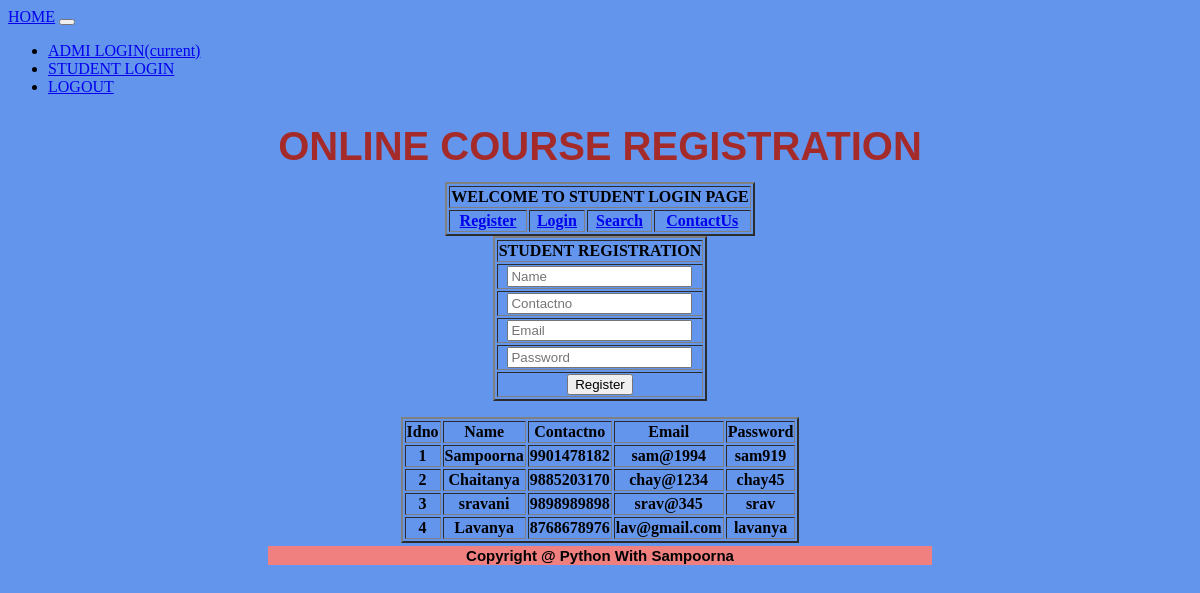
Page /student_register/ on the committed database.
### app8/models.py (models this page shows)
class StudentModel(models.Model):
    Student_Id = models.AutoField(primary_key=True)
    Name = models.CharField(max_length=60)
    Contactno = models.IntegerField(unique=True)
    Email = models.EmailField(max_length=100,unique=True)
    Password = models.CharField(max_length=50)

### app8/views.py (the view)
# urls.py: path('student_register/',views.student_register,name='student_register'),
def student_register(request):
    std = StudentModel.objects.all()
    return render(request,'student_register.html',{'data':std})

### templates/student_register.html (shortened to what this page needs)
{% extends 'common.html' %}
{% block sampoorna %}
    {% include 'student_menu.html' %}
  <form action="{% url 'save_register_student' %}"method="post">
         <table border="2" align="center">
                <tr><th>STUDENT REGISTRATION</th></tr>
                <tr><th><input type="text" placeholder="Name" required name="n1"></th></tr>
                <tr><th><input type="number" placeholder="Contactno" required name="n2"></th></tr>
                <tr><th><input type="email" placeholder="Email" required name="n3"></th></tr>
                <tr><th><input type="password" placeholder="Password" required name="n4"></th></tr>
                <tr><th><button type="submit">Register</button></th></tr>
          </table>
  </form>
    <table align="center" border="2">
       <tr>
           <th>Idno</th>
           <th>Name</th>
           <th>Contactno</th>
           <th>Email</th>
           <th>Password</th>
       </tr>
        {% for x in data %}
              <tr>  <th>{{ x.Student_Id }}</th>
                    <th>{{ x.Name }}</th>
                    <th>{{ x.Contactno }}</th>
                    <th>{{ x.Email }}</th>
                    <th>{{ x.Password }}</th>
            </tr>
        {% endfor %}
    </table>
{% endblock %}

### templates/common.html (style rules this page uses)
body { background-color: cornflowerblue; }

### rows in the picture
StudentModel: Student_Id "1", Name "Sampoorna", Contactno "9901478182", Email "sam@1994", Password "sam919"
StudentModel: Student_Id "2", Name "Chaitanya", Contactno "9885203170", Email "chay@1234", Password "chay45"
StudentModel: Student_Id "3", Name "sravani", Contactno "9898989898", Email "srav@345", Password "srav"
StudentModel: Student_Id "4", Name "Lavanya", Contactno "8768678976", Email "lav@gmail.com", Password "lavanya"
